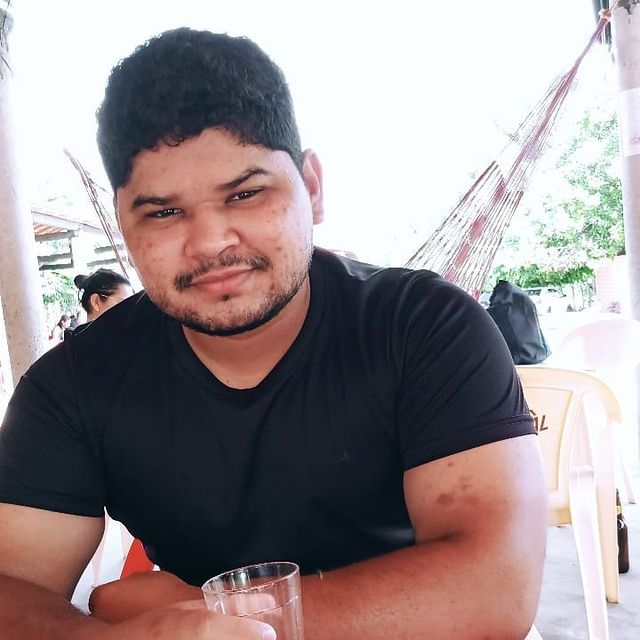
#> input picture assets/perfil.jpeg, 640 x 640 px, found by its file name
$ python rotacao.py
#> lines starting #> are read from the running program, lines starting #| are printed output that depends on the picture
import numpy as np
import cv2

def main():
    image = cv2.imread('/home/pedro/Dev/PythonProjects/VisaoComputacional/assets/perfil.jpeg')
#> image is the input picture: shape (640, 640, 3); mean B, G, R 144.8, 143, 154.3
    rows, cols = image.shape[:2] # Importante para definir os eixos da rotação
#> rows = 640; cols = 640

    transformacao_matriz_ = cv2.getRotationMatrix2D(((cols-1)/2.0, (rows-1)/2.0), 45, 0.70)
    dst = cv2.warpAffine(image, transformacao_matriz_, (cols,rows))
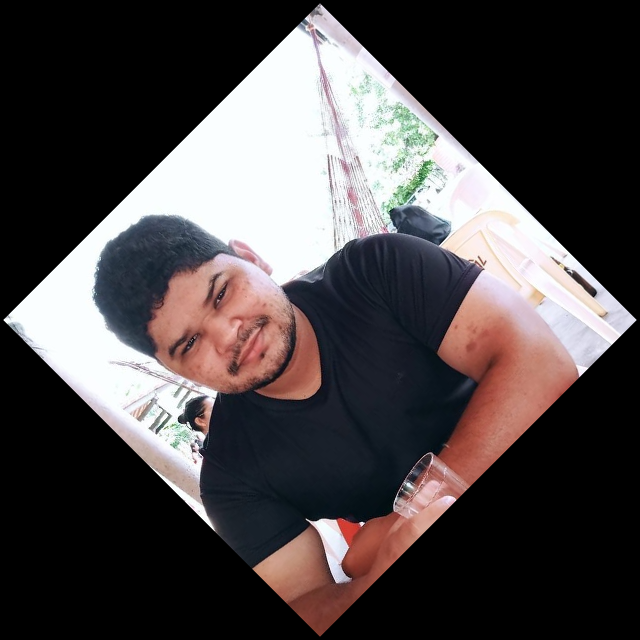
#> dst: shape (640, 640, 3); mean B, G, R 71, 70.1, 75.6

    cv2.imwrite('/home/pedro/Dev/PythonProjects/VisaoComputacional/Atividades/atividade-4/results/rotacao.jpg', dst)
    cv2.destroyAllWindows()


if __name__ == '__main__':
    main()
